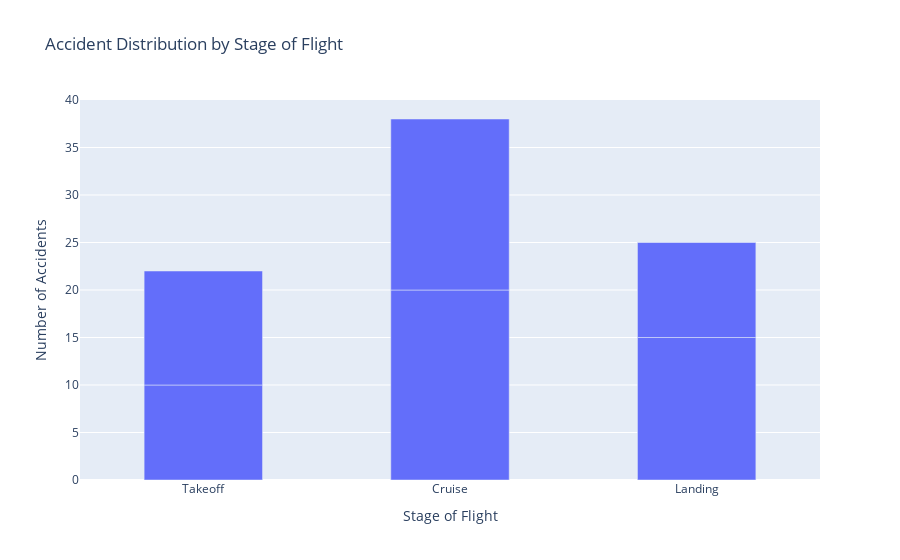

Source (notebook cell):
### Markdown cell above
### 9. At what stages of flight do most accidents happen?

### Code cell
import pandas as pd
df = pd.DataFrame(accident_data)
fig = px.bar(df, x="stage_of_flight", y="count", 
             title="Accident Distribution by Stage of Flight", 
             labels={"stage_of_flight": "Stage of Flight", "count": "Number of Accidents"})
fig.update_layout(barmode="group", bargap=0.4, bargroupgap=0.2)
fig.show()

### Figure 1 — Plotly figure (JSON) as saved in the notebook; plotly's stock layout.template omitted (floating-point values rounded to 4 significant figures)
{"data": [{"alignmentgroup": "True", "hovertemplate": "Stage of Flight=%{x}<br>Number of Accidents=%{y}<extra></extra>", "legendgroup": "", "marker": {"color": "#636efa"}, "name": "", "offsetgroup": "", "orientation": "v", "showlegend": false, "textposition": "auto", "type": "bar", "x": ["Takeoff", "Cruise", "Landing", "Takeoff", "Cruise", "Landing"], "xaxis": "x", "y": [10, 20, 15, 12, 18, 10], "yaxis": "y"}], "layout": {"bargap": 0.4, "bargroupgap": 0.2, "barmode": "group", "legend": {"tracegroupgap": 0}, "title": {"text": "Accident Distribution by Stage of Flight"}, "xaxis": {"anchor": "y", "domain": [0, 1], "title": {"text": "Stage of Flight"}}, "yaxis": {"anchor": "x", "domain": [0, 1], "title": {"text": "Number of Accidents"}}}}
